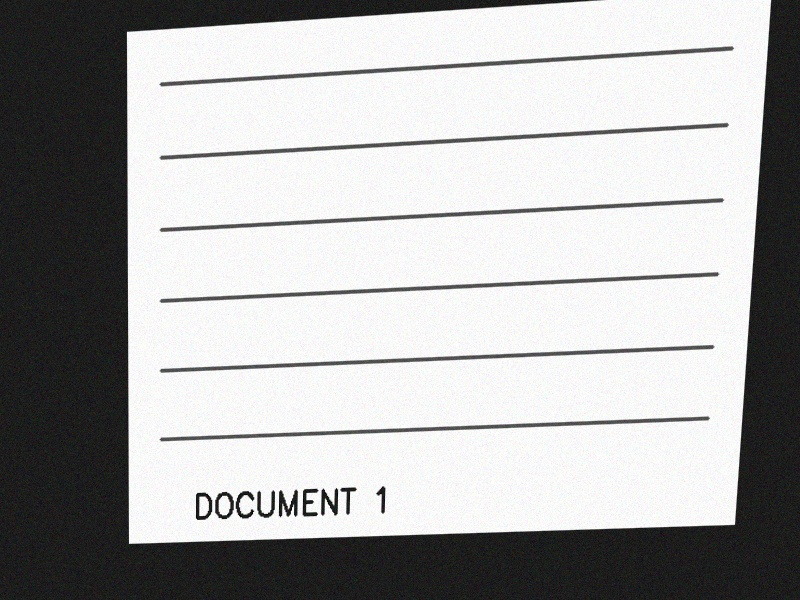
#> input picture Day15/tilted_docs/pic1.jpg, 800 x 600 px; its folder holds only this picture in this run
$ python challenge_task.py
#> lines starting #> are read from the running program, lines starting #| are printed output that depends on the picture; after the words box and inside, x2 and y2 are one past the last pixel; in counts of white or black regions, pixels touching at a corner belong together
#> in main, img is the input picture: shape (600, 800, 3); mean B, G, R 172.5, 172.6, 172.5
### Day15/image_transformation.py
import cv2
import numpy as np
import os
import sys


# [62 lines left out: functions translate_image, rotate_image, scale_image, affine_transform, order_points, perspective_transform, not called in this run]


def auto_detect_document_corners(img):
    """
    Try to automatically find the 4 corners of a document in the image
    using edge detection + contour analysis. Returns None if not found.
    """
    gray = cv2.cvtColor(img, cv2.COLOR_BGR2GRAY)
    blurred = cv2.GaussianBlur(gray, (5, 5), 0)
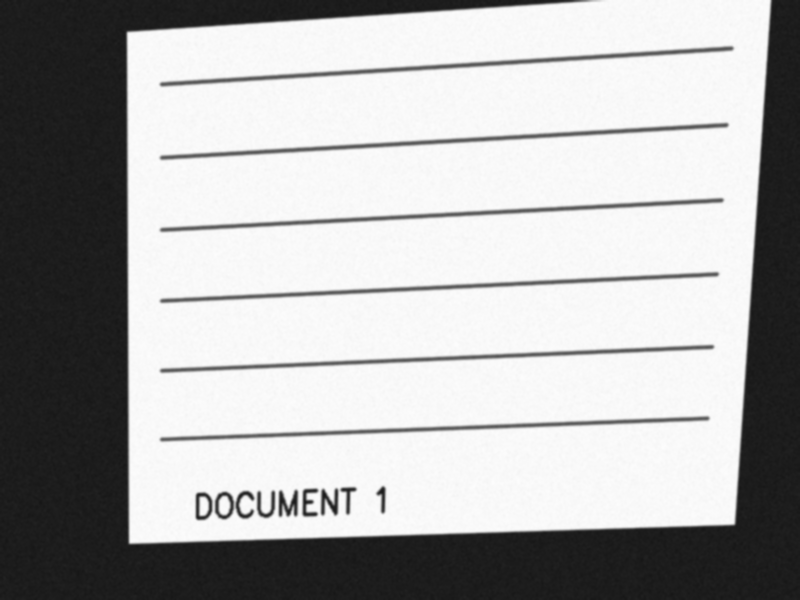
#> blurred: shape (600, 800); min 22, max 252, mean 172.6
    edged = cv2.Canny(blurred, 50, 150)
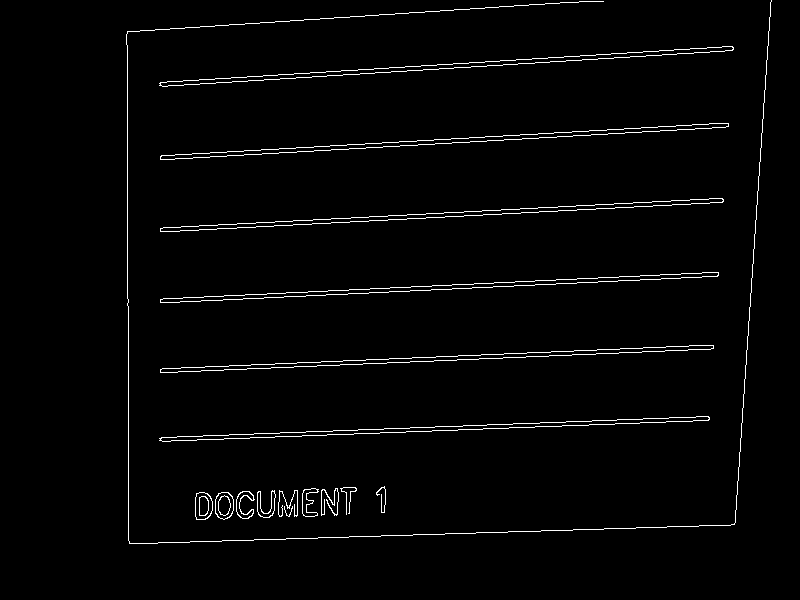
#> edged: shape (600, 800); 2.1% white in thin lines or dots, all inside (x1, y1, x2, y2) = (126, 0, 772, 544)
    edged = cv2.dilate(edged, np.ones((5, 5), np.uint8), iterations=1)
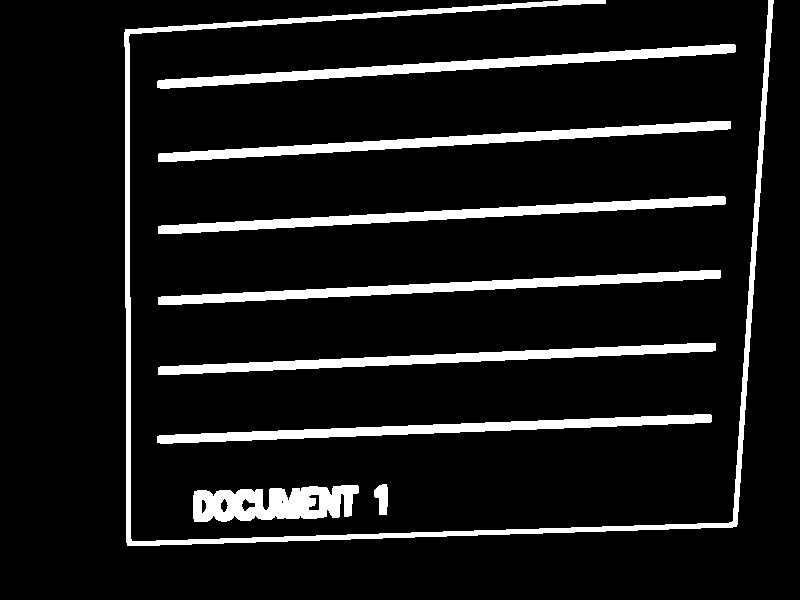
#> edged: shape (600, 800); 9.7% white; 9 white regions

    contours, _ = cv2.findContours(edged, cv2.RETR_EXTERNAL, cv2.CHAIN_APPROX_SIMPLE)
#> contours = 9 contours; largest, box (x1, y1, x2, y2) and area: (124, 0, 774, 546) 8816, (157, 44, 736, 89) 4837, (158, 121, 731, 162) 4738, (158, 196, 726, 234) 4656, (158, 270, 721, 305) 4570
    contours = sorted(contours, key=cv2.contourArea, reverse=True)[:5]
#> contours = 5 contours; box (x1, y1, x2, y2) and area: (124, 0, 774, 546) 8816, (157, 44, 736, 89) 4837, (158, 121, 731, 162) 4738, (158, 196, 726, 234) 4656, (158, 270, 721, 305) 4570

    for c in contours:
        peri = cv2.arcLength(c, True)
        approx = cv2.approxPolyDP(c, 0.02 * peri, True)
        if len(approx) == 4 and cv2.contourArea(approx) > 0.2 * img.shape[0] * img.shape[1]:
            return approx.reshape(4, 2)
#> this loop made 5 passes
#> (peri, approx) on passes 2 to 5: (1199.5, [[735, 45], [157, 87]]), (1185.3, [[730, 121], [158, 161]]), (1172.3, [[725, 197], [158, 233]]), (1160.4, [[720, 270], [158, 304]])
#> peri on pass 1: 4318
    return None


# [16 lines left out: function _make_demo_image, not called in this run]


# [38 lines that do not run on import are left out]

### Day15/image_enhancement.py
import cv2
import numpy as np
import os
import sys


def adjust_brightness(img, value=30):
#> called with value = 20
    hsv = cv2.cvtColor(img, cv2.COLOR_BGR2HSV).astype(np.int16)
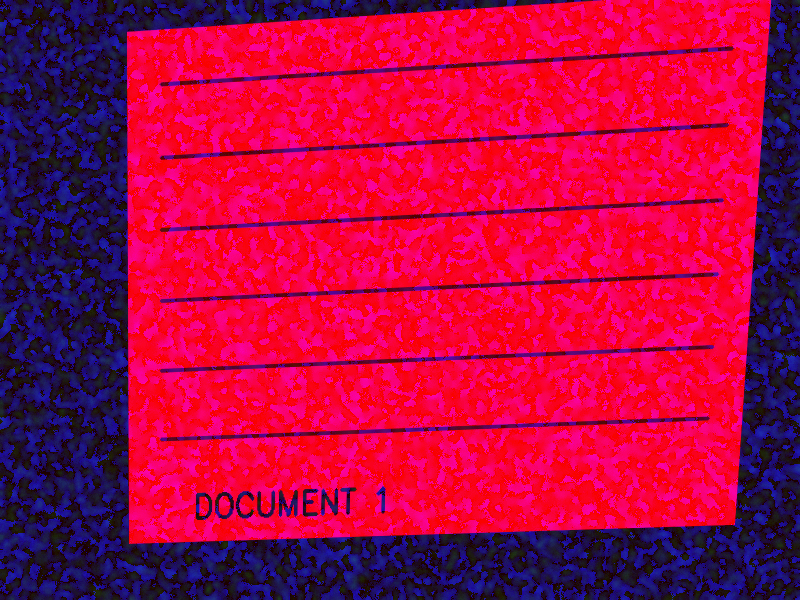
#> hsv: shape (600, 800, 3) int16; mean B, G, R 68.2, 6, 173.3
    hsv[:, :, 2] = np.clip(hsv[:, :, 2] + value, 0, 255)
    return cv2.cvtColor(hsv.astype(np.uint8), cv2.COLOR_HSV2BGR)


def adjust_contrast(img, alpha=1.3):
#> called with alpha = 1.3
    return cv2.convertScaleAbs(img, alpha=alpha, beta=0)


def gaussian_blur(img, ksize=5, sigma=0):
    return cv2.GaussianBlur(img, (ksize, ksize), sigma)


def median_blur(img, ksize=5):
    return cv2.medianBlur(img, ksize)


def bilateral_filter(img, d=9, sigma_color=75, sigma_space=75):
    return cv2.bilateralFilter(img, d, sigma_color, sigma_space)


def sharpen_image(img, amount=1.0):
#> called with amount = 1
    kernel = np.array([[0, -1, 0],
                        [-1, 5 + amount, -1],
                        [0, -1, 0]]) / (1 + amount)
    return cv2.filter2D(img, -1, kernel)


def to_grayscale(img):
    return cv2.cvtColor(img, cv2.COLOR_BGR2GRAY)
#> returned value: shape (600, 800)


def denoise_document(img):
    return bilateral_filter(img, d=9, sigma_color=75, sigma_space=75)


# [34 lines that do not run on import are left out]

### Day15/challenge_task.py
import os
import cv2
import numpy as np

from image_transformation import auto_detect_document_corners, perspective_transform
from image_enhancement import adjust_brightness, adjust_contrast, bilateral_filter, sharpen_image, to_grayscale

INPUT_DIR = os.path.join(os.path.dirname(__file__), "tilted_docs")
OUTPUT_DIR = os.path.join(os.path.dirname(__file__), "output_images")
COMPARISON_DIR = os.path.join(OUTPUT_DIR, "comparisons")

BRIGHTNESS = 20
CONTRAST = 1.3
SHARPEN_AMOUNT = 1.0
GRAYSCALE = True


def process(img_bgr):
    corners = auto_detect_document_corners(img_bgr)
    corrected = perspective_transform(img_bgr, corners) if corners is not None else img_bgr.copy()

    denoised = bilateral_filter(corrected)
    adjusted = adjust_brightness(denoised, BRIGHTNESS)
    adjusted = adjust_contrast(adjusted, CONTRAST)
    sharpened = sharpen_image(adjusted, SHARPEN_AMOUNT)

    if GRAYSCALE:
        final = cv2.cvtColor(to_grayscale(sharpened), cv2.COLOR_GRAY2BGR)
    else:
        final = sharpened

    return corrected, final


def make_comparison(original, corrected, final, target_h=400):
    def resize_to_h(im, h):
#> called with h = 400
        r = h / im.shape[0]
#> r = 0.667
        return cv2.resize(im, (int(im.shape[1] * r), h))
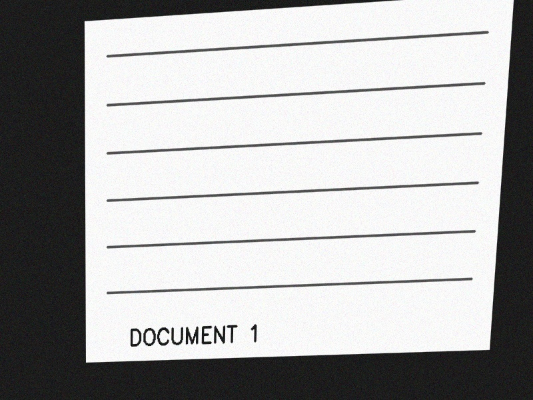
#> returned value: shape (400, 533, 3); mean of channels 0, 1, 2 172.4, 172.5, 172.5; drawn as B, G, R

    imgs = [resize_to_h(original, target_h), resize_to_h(corrected, target_h), resize_to_h(final, target_h)]
#> call 3 of resize_to_h, with h = 400
#> in resize_to_h (call 3), `return cv2.resize(im, (int(im.shape[1] * r), h))`:
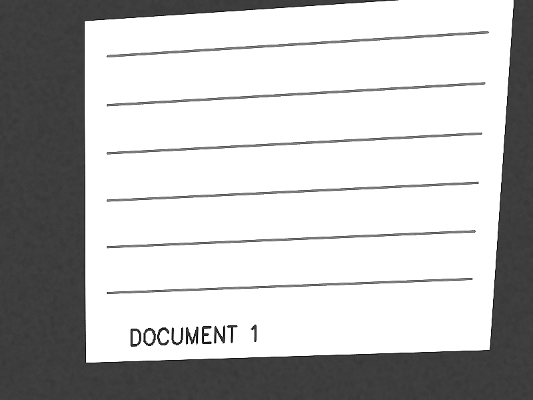
#> returned value: shape (400, 533, 3); min 1, max 255, mean 188.4
    labels = ["Original", "Perspective Corrected", "Final Enhanced"]
    labeled = []
    for im, label in zip(imgs, labels):
        im = im.copy()
        cv2.rectangle(im, (0, 0), (im.shape[1], 30), (0, 0, 0), -1)
        cv2.putText(im, label, (8, 22), cv2.FONT_HERSHEY_SIMPLEX, 0.6, (255, 255, 255), 2)
        labeled.append(im)
#> this loop made 3 passes
#> after the loop, labeled = 3 items
    return np.hstack(labeled)
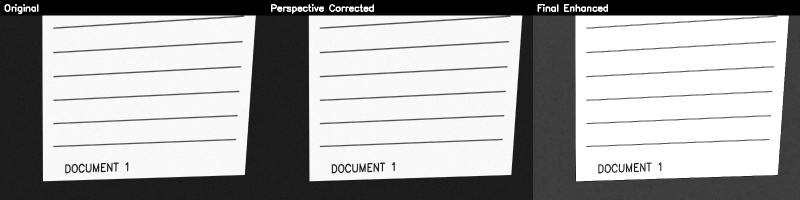
#> returned value: shape (400, 1599, 3) (shown at 1/2 size); mean of channels 0, 1, 2 166.1, 166.1, 166.1; drawn as B, G, R


def main():
    os.makedirs(OUTPUT_DIR, exist_ok=True)
    os.makedirs(COMPARISON_DIR, exist_ok=True)

    if not os.path.isdir(INPUT_DIR) or not any(
        f.lower().endswith((".jpg", ".jpeg", ".png")) for f in os.listdir(INPUT_DIR)
    ):
        print(f"No images found in {INPUT_DIR}. Add your tilted document photos there and re-run.")
        return

    count = 0
    for fname in sorted(os.listdir(INPUT_DIR)):
        if not fname.lower().endswith((".jpg", ".jpeg", ".png")):
            continue
        path = os.path.join(INPUT_DIR, fname)
        img = cv2.imread(path)
        if img is None:
            print(f"Skipping unreadable file: {fname}")
            continue

        corrected, final = process(img)
        name, _ = os.path.splitext(fname)

        cv2.imwrite(os.path.join(OUTPUT_DIR, f"{name}_corrected.jpg"), corrected)
        cv2.imwrite(os.path.join(OUTPUT_DIR, f"{name}_enhanced.jpg"), final)

        comparison = make_comparison(img, corrected, final)
        cv2.imwrite(os.path.join(COMPARISON_DIR, f"{name}_comparison.jpg"), comparison)

        count += 1
        print(f"Processed: {fname}")

    print(f"\nDone. Processed {count} image(s).")
    print(f"Outputs: {OUTPUT_DIR}")
    print(f"Comparisons: {COMPARISON_DIR}")


if __name__ == "__main__":
    main()

$ run again, on Day15/tilted_docs/pic4.jpg
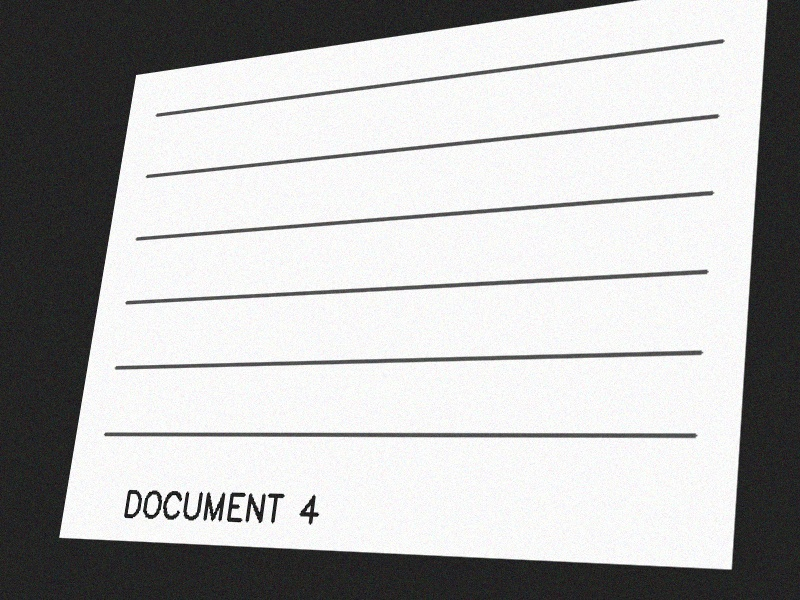
#> input picture Day15/tilted_docs/pic4.jpg, 800 x 600 px
#> in main, img is the input picture: shape (600, 800, 3); mean B, G, R 180.8, 180.9, 180.8
#> in auto_detect_document_corners, `edged = cv2.dilate(edged, np.ones((5, 5), np.uint8), iterations=1)`:
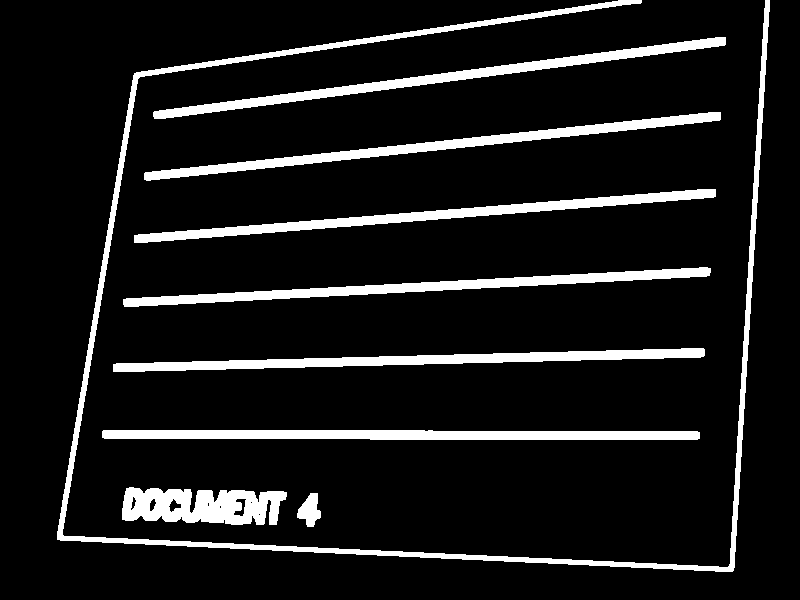
#> edged: shape (600, 800); 10.2% white; 9 white regions
#> in auto_detect_document_corners, `contours, _ = cv2.findContours(edged, cv2.RETR_EXTERNAL, cv2.CHAIN_APP..`: contours = 9 contours; largest, box (x1, y1, x2, y2) and area: (57, 0, 770, 572) 9696, (102, 430, 700, 440) 4831, (113, 348, 705, 372) 4818, (123, 267, 711, 307) 4783, (134, 189, 716, 243) 4753
#> in auto_detect_document_corners, `contours = sorted(contours, key=cv2.contourArea, reverse=True)[:5]`: contours = 5 contours; box (x1, y1, x2, y2) and area: (57, 0, 770, 572) 9696, (102, 430, 700, 440) 4831, (113, 348, 705, 372) 4818, (123, 267, 711, 307) 4783, (134, 189, 716, 243) 4753
#> the loop in auto_detect_document_corners, `for c in contours:` made 5 passes
#> (peri, approx) on passes 2 to 5: (1209.3, [[102, 431], [699, 438]]), (1208.7, [[704, 349], [113, 371]]), (1213.3, [[710, 268], [123, 304]]), (1214.1, [[715, 189], [134, 242]])
#> the loop in make_comparison, `for im, label in zip(imgs, labels):` made 3 passes
#> after the loop in make_comparison, `for im, label in zip(imgs, labels):`: labeled = 3 items
#> in make_comparison, `return np.hstack(labeled)`:
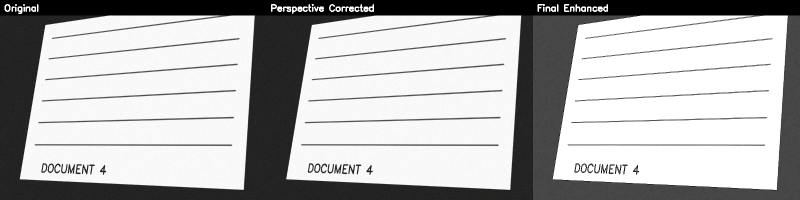
#> returned value: shape (400, 1599, 3) (shown at 1/2 size); mean of channels 0, 1, 2 178, 178.1, 178.1; drawn as B, G, R
